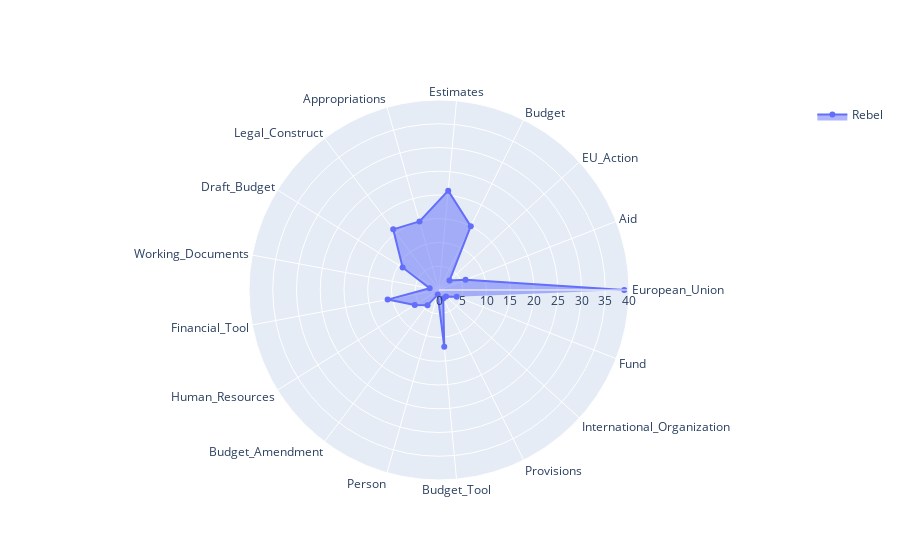

The cell this chart's notebook holds for it:
### Code cell
import plotly.graph_objects as go

categories_claus = total_freq_rebel["Class"].tolist()

r_claus = total_freq_rebel["Total_Frequency"].tolist()

fig = go.Figure()

fig.add_trace(go.Scatterpolar(
      r=r_claus,
      theta=categories_claus,
      fill='toself',
      name='Rebel'
))

fig.update_layout(
  polar=dict(
    radialaxis=dict(
      visible=True,
      range=[0, 40]
    )),
  showlegend=True
)

fig.show()

### Figure 1 — Plotly figure (JSON) as saved in the notebook; plotly's stock layout.template omitted (floating-point values rounded to 4 significant figures)
{"data": [{"fill": "toself", "name": "Rebel", "r": [39, 6, 3, 15, 21, 15, 16, 9, 2, 11, 6, 4, 1, 12, 2, 2, 4], "theta": ["European_Union", "Aid", "EU_Action", "Budget", "Estimates", "Appropriations", "Legal_Construct", "Draft_Budget", "Working_Documents", "Financial_Tool", "Human_Resources", "Budget_Amendment", "Person", "Budget_Tool", "Provisions", "International_Organization", "Fund"], "type": "scatterpolar"}], "layout": {"polar": {"radialaxis": {"range": [0, 40], "visible": true}}, "showlegend": true}}
